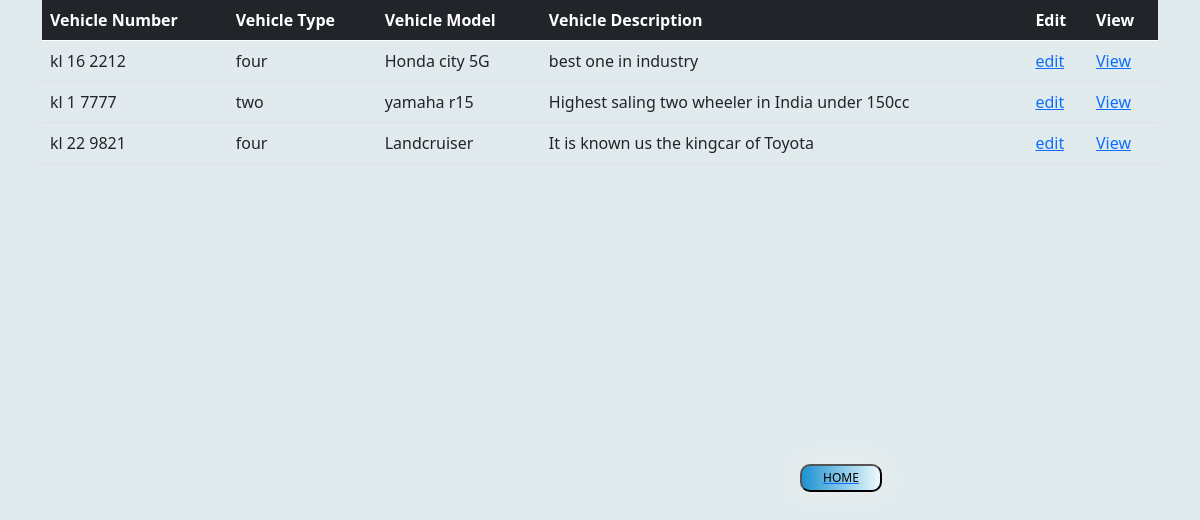
/car/disa, run on the app's committed database.
### vehicle_management/models.py (models this page shows, shortened)
class vehiclemodel(models.Model):
    choice = [
        ('two','two'),
        ('three','three'),
        ('four','four')
    ]
    Vehiclenumber=models.CharField(max_length=10)
    Vehicletype=models.CharField(max_length=30,choices=choice)
    vehiclemodel=models.CharField(max_length=30)
    vehicledesc=models.CharField(max_length=90)

### vehicle_management/views.py (the view)
# urls.py: path('disa',admindisplay.as_view(),name='disa'),
class admindisplay(generic.ListView):
    model = vehiclemodel
    template_name = 'admindisplay.html'
    def get(self, request):
        a = self.model.objects.all()
        return render(request, self.template_name, {'a': a})

### vehicle_management/templates/admindisplay.html (shortened to what this page needs)
<!DOCTYPE html>
<html lang="en">
<head>
    <link href="https://cdn.jsdelivr.net/npm/bootstrap@5.0.2/dist/css/bootstrap.min.css" rel="stylesheet">
</head>
<body style="background-color:#E1EBEE; " id="body">
<div class="container" id="data">
<table class="table" >
  <thead class="table-dark">
    <tr>
        <th>Vehicle Number</th>
        <th>Vehicle Type</th>
        <th>Vehicle Model</th>
        <th>Vehicle Description</th>
        <th>Edit</th>
        <th>View</th>
    </tr>
  </thead>
  <tbody>
    {% for i in a %}
     <tr>
        <td>{{i.Vehiclenumber}}</td>
         <td>{{i.Vehicletype}}</td>
         <td>{{i.vehiclemodel}}</td>
         <td>{{i.vehicledesc}}</td>
         <td><a href="http://127.0.0.1:8000/car/upda/{{i.id}}">edit</a></td>
         <td><a href="http://127.0.0.1:8000/car/adv/{{i.id}}" >View</a></td>
     </tr>
    {% endfor %}
  </tbody>
</table>
</div>
<a href="http://127.0.0.1:8000/car/ind"><button class="btn-grad">home</button></a>
</body>
</html>

### data on the page
vehiclemodel: Vehiclenumber "kl 16 2212", Vehicletype "four", vehiclemodel "Honda city 5G", vehicledesc "best one in industry"
vehiclemodel: Vehiclenumber "kl 1 7777", Vehicletype "two", vehiclemodel "yamaha r15", vehicledesc "Highest saling two wheeler in India under 150cc"
vehiclemodel: Vehiclenumber "kl 22 9821", Vehicletype "four", vehiclemodel "Landcruiser", vehicledesc "It is known us the kingcar of Toyota"
